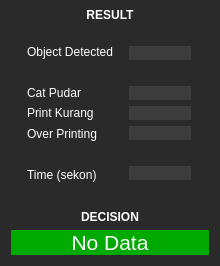
              <widget class="QFrame" name="frame_23">
               <property name="minimumSize">
                <size>
                 <width>170</width>
                 <height>0</height>
                </size>
               </property>
               <property name="maximumSize">
                <size>
                 <width>300</width>
                 <height>16777215</height>
                </size>
               </property>
               <property name="styleSheet">
                <string notr="true">background-color: rgb(42,42,42);
border-radius: 10px;
color: rgb(255, 255, 255);</string>
               </property>
               <property name="frameShape">
                <enum>QFrame::StyledPanel</enum>
               </property>
               <property name="frameShadow">
                <enum>QFrame::Raised</enum>
               </property>
               <layout class="QVBoxLayout" name="verticalLayout_8">
                <property name="topMargin">
                 <number>5</number>
                </property>
                <item>
                 <widget class="QFrame" name="frame_25">
                  <property name="maximumSize">
                   <size>
                    <width>16777215</width>
                    <height>250</height>
                   </size>
                  </property>
                  <property name="frameShape">
                   <enum>QFrame::StyledPanel</enum>
                  </property>
                  <property name="frameShadow">
                   <enum>QFrame::Raised</enum>
                  </property>
                  <layout class="QVBoxLayout" name="verticalLayout_10">
                   <property name="topMargin">
                    <number>3</number>
                   </property>
                   <property name="bottomMargin">
                    <number>0</number>
                   </property>
                   <item>
                    <widget class="QFrame" name="frame_26">
                     <property name="maximumSize">
                      <size>
                       <width>16777215</width>
                       <height>30</height>
                      </size>
                     </property>
                     <property name="frameShape">
                      <enum>QFrame::StyledPanel</enum>
                     </property>
                     <property name="frameShadow">
                      <enum>QFrame::Raised</enum>
                     </property>
                     <layout class="QHBoxLayout" name="horizontalLayout_15">
                      <property name="spacing">
                       <number>0</number>
                      </property>
                      <property name="leftMargin">
                       <number>0</number>
                      </property>
                      <property name="topMargin">
                       <number>0</number>
                      </property>
                      <property name="rightMargin">
                       <number>0</number>
                      </property>
                      <property name="bottomMargin">
                       <number>0</number>
                      </property>
                      <item>
                       <widget class="QLabel" name="label_16">
                        <property name="maximumSize">
                         <size>
                          <width>16777215</width>
                          <height>25</height>
                         </size>
                        </property>
                        <property name="font">
                         <font>
                          <pointsize>9</pointsize>
                          <weight>75</weight>
                          <bold>true</bold>
                         </font>
                        </property>
                        <property name="text">
                         <string>RESULT</string>
                        </property>
                        <property name="alignment">
                         <set>Qt::AlignCenter</set>
                        </property>
                       </widget>
                      </item>
                     </layout>
                    </widget>
                   </item>
                   <item>
                    <widget class="QFrame" name="frame_27">
                     <property name="frameShape">
                      <enum>QFrame::StyledPanel</enum>
                     </property>
                     <property name="frameShadow">
                      <enum>QFrame::Raised</enum>
                     </property>
                     <layout class="QHBoxLayout" name="horizontalLayout_17">
                      <property name="spacing">
                       <number>9</number>
                      </property>
                      <property name="leftMargin">
                       <number>0</number>
                      </property>
                      <property name="rightMargin">
                       <number>0</number>
                      </property>
                      <item>
                       <widget class="QFrame" name="frame_28">
                        <property name="frameShape">
                         <enum>QFrame::StyledPanel</enum>
                        </property>
                        <property name="frameShadow">
                         <enum>QFrame::Raised</enum>
                        </property>
                        <layout class="QHBoxLayout" name="horizontalLayout_16">
                         <property name="spacing">
                          <number>0</number>
                         </property>
                         <property name="leftMargin">
                          <number>0</number>
                         </property>
                         <property name="topMargin">
                          <number>0</number>
                         </property>
                         <property name="rightMargin">
                          <number>0</number>
                         </property>
                         <property name="bottomMargin">
                          <number>0</number>
                         </property>
                         <item>
                          <widget class="QFrame" name="frame_29">
                           <property name="minimumSize">
                            <size>
                             <width>100</width>
                             <height>0</height>
                            </size>
                           </property>
                           <property name="maximumSize">
                            <size>
                             <width>180</width>
                             <height>16777215</height>
                            </size>
                           </property>
                           <property name="styleSheet">
                            <string notr="true">background-color: rgb(42,42,42);
color: rgb(255, 255, 255);</string>
                           </property>
                           <property name="frameShape">
                            <enum>QFrame::StyledPanel</enum>
                           </property>
                           <property name="frameShadow">
                            <enum>QFrame::Raised</enum>
                           </property>
                           <layout class="QVBoxLayout" name="verticalLayout_11">
                            <property name="spacing">
                             <number>5</number>
                            </property>
                            <property name="leftMargin">
                             <number>7</number>
                            </property>
                            <property name="topMargin">
                             <number>7</number>
                            </property>
                            <property name="rightMargin">
                             <number>3</number>
                            </property>
                            <property name="bottomMargin">
                             <number>7</number>
                            </property>
                            <item>
                             <widget class="QLabel" name="label_32">
                              <property name="font">
                               <font>
                                <pointsize>9</pointsize>
                               </font>
                              </property>
                              <property name="styleSheet">
                               <string notr="true">color: rgb(255, 255, 255);</string>
                              </property>
                              <property name="text">
                               <string>Object Detected</string>
                              </property>
                              <property name="alignment">
                               <set>Qt::AlignLeading|Qt::AlignLeft|Qt::AlignVCenter</set>
                              </property>
                             </widget>
                            </item>
                            <item>
                             <widget class="QLabel" name="label_33">
                              <property name="font">
                               <font>
                                <pointsize>9</pointsize>
                               </font>
                              </property>
                              <property name="styleSheet">
                               <string notr="true">color: rgb(255, 255, 255);</string>
                              </property>
                              <property name="text">
                               <string/>
                              </property>
                              <property name="alignment">
                               <set>Qt::AlignLeading|Qt::AlignLeft|Qt::AlignVCenter</set>
                              </property>
                             </widget>
                            </item>
                            <item>
                             <widget class="QLabel" name="label_35">
                              <property name="font">
                               <font>
                                <pointsize>9</pointsize>
                               </font>
                              </property>
                              <property name="styleSheet">
                               <string notr="true">color: rgb(255, 255, 255);
</string>
                              </property>
                              <property name="text">
                               <string>Cat Pudar</string>
                              </property>
                              <property name="alignment">
                               <set>Qt::AlignLeading|Qt::AlignLeft|Qt::AlignVCenter</set>
                              </property>
                             </widget>
                            </item>
                            <item>
                             <widget class="QLabel" name="label_34">
                              <property name="font">
                               <font>
                                <pointsize>9</pointsize>
                               </font>
                              </property>
                              <property name="styleSheet">
                               <string notr="true">color: rgb(255, 255, 255);</string>
                              </property>
                              <property name="text">
                               <string>Print Kurang</string>
                              </property>
                              <property name="alignment">
                               <set>Qt::AlignLeading|Qt::AlignLeft|Qt::AlignVCenter</set>
                              </property>
                             </widget>
                            </item>
                            <item>
                             <widget class="QLabel" name="label_30">
                              <property name="font">
                               <font>
                                <pointsize>9</pointsize>
                               </font>
                              </property>
                              <property name="styleSheet">
                               <string notr="true">color: rgb(255, 255, 255);</string>
                              </property>
                              <property name="text">
                               <string>Over Printing</string>
                              </property>
                              <property name="alignment">
                               <set>Qt::AlignLeading|Qt::AlignLeft|Qt::AlignVCenter</set>
                              </property>
                             </widget>
                            </item>
                            <item>
                             <widget class="QLabel" name="label_31">
                              <property name="font">
                               <font>
                                <pointsize>9</pointsize>
                               </font>
                              </property>
                              <property name="styleSheet">
                               <string notr="true">color: rgb(255, 255, 255);</string>
                              </property>
                              <property name="text">
                               <string/>
                              </property>
                              <property name="alignment">
                               <set>Qt::AlignLeading|Qt::AlignLeft|Qt::AlignVCenter</set>
                              </property>
                             </widget>
                            </item>
                            <item>
                             <widget class="QLabel" name="label_36">
                              <property name="font">
                               <font>
                                <pointsize>9</pointsize>
                               </font>
                              </property>
                              <property name="styleSheet">
                               <string notr="true">color: rgb(255, 255, 255);</string>
                              </property>
                              <property name="text">
                               <string>Time (sekon)</string>
                              </property>
                              <property name="alignment">
                               <set>Qt::AlignLeading|Qt::AlignLeft|Qt::AlignVCenter</set>
                              </property>
                             </widget>
                            </item>
                           </layout>
                          </widget>
                         </item>
                         <item>
                          <widget class="QFrame" name="frame_32">
                           <property name="minimumSize">
                            <size>
                             <width>80</width>
                             <height>0</height>
                            </size>
                           </property>
                           <property name="maximumSize">
                            <size>
                             <width>100</width>
                             <height>16777215</height>
                            </size>
                           </property>
                           <property name="frameShape">
                            <enum>QFrame::StyledPanel</enum>
                           </property>
                           <property name="frameShadow">
                            <enum>QFrame::Raised</enum>
                           </property>
                           <layout class="QVBoxLayout" name="verticalLayout_12">
                            <item>
                             <widget class="QLabel" name="label_objek">
                              <property name="font">
                               <font>
                                <pointsize>9</pointsize>
                               </font>
                              </property>
                              <property name="styleSheet">
                               <string notr="true">color: rgb(255, 255, 255);
background-color: rgb(61, 61, 61);</string>
                              </property>
                              <property name="text">
                               <string/>
                              </property>
                              <property name="alignment">
                               <set>Qt::AlignCenter</set>
                              </property>
                             </widget>
                            </item>
                            <item>
                             <widget class="QLabel" name="label_37">
                              <property name="font">
                               <font>
                                <pointsize>9</pointsize>
                               </font>
                              </property>
                              <property name="styleSheet">
                               <string notr="true">color: rgb(255, 255, 255);</string>
                              </property>
                              <property name="text">
                               <string/>
                              </property>
                              <property name="alignment">
                               <set>Qt::AlignLeading|Qt::AlignLeft|Qt::AlignVCenter</set>
                              </property>
                             </widget>
                            </item>
                            <item>
                             <widget class="QLabel" name="label_pudar">
                              <property name="font">
                               <font>
                                <pointsize>9</pointsize>
                               </font>
                              </property>
                              <property name="styleSheet">
                               <string notr="true">color: rgb(255, 255, 255);
background-color: rgb(61, 61, 61);</string>
                              </property>
                              <property name="text">
                               <string/>
                              </property>
                              <property name="alignment">
                               <set>Qt::AlignCenter</set>
                              </property>
                             </widget>
                            </item>
                            <item>
                             <widget class="QLabel" name="label_kurang">
                              <property name="font">
                               <font>
                                <pointsize>9</pointsize>
                               </font>
                              </property>
                              <property name="styleSheet">
                               <string notr="true">color: rgb(255, 255, 255);
background-color: rgb(61, 61, 61);</string>
                              </property>
                              <property name="text">
                               <string/>
                              </property>
                              <property name="alignment">
                               <set>Qt::AlignCenter</set>
                              </property>
                             </widget>
                            </item>
                            <item>
                             <widget class="QLabel" name="label_over">
                              <property name="font">
                               <font>
                                <pointsize>9</pointsize>
                               </font>
                              </property>
                              <property name="styleSheet">
                               <string notr="true">color: rgb(255, 255, 255);
background-color: rgb(61, 61, 61);</string>
                              </property>
                              <property name="text">
                               <string/>
                              </property>
                              <property name="alignment">
                               <set>Qt::AlignCenter</set>
                              </property>
                             </widget>
                            </item>
                            <item>
                             <widget class="QLabel" name="label_43">
                              <property name="font">
                               <font>
                                <pointsize>9</pointsize>
                               </font>
                              </property>
                              <property name="styleSheet">
                               <string notr="true">color: rgb(255, 255, 255);</string>
                              </property>
                              <property name="text">
                               <string/>
                              </property>
                              <property name="alignment">
                               <set>Qt::AlignLeading|Qt::AlignLeft|Qt::AlignVCenter</set>
                              </property>
                             </widget>
                            </item>
                            <item>
                             <widget class="QLabel" name="label_waktu">
                              <property name="font">
                               <font>
                                <pointsize>9</pointsize>
                               </font>
                              </property>
                              <property name="styleSheet">
                               <string notr="true">color: rgb(255, 255, 255);
background-color: rgb(61, 61, 61);</string>
                              </property>
                              <property name="text">
                               <string/>
                              </property>
                              <property name="alignment">
                               <set>Qt::AlignCenter</set>
                              </property>
                             </widget>
                            </item>
                           </layout>
                          </widget>
                         </item>
                        </layout>
                       </widget>
                      </item>
                     </layout>
                    </widget>
                   </item>
                  </layout>
                 </widget>
                </item>
                <item>
                 <widget class="QFrame" name="frame_24">
                  <property name="maximumSize">
                   <size>
                    <width>16777215</width>
                    <height>130</height>
                   </size>
                  </property>
                  <property name="frameShape">
                   <enum>QFrame::StyledPanel</enum>
                  </property>
                  <property name="frameShadow">
                   <enum>QFrame::Raised</enum>
                  </property>
                  <layout class="QVBoxLayout" name="verticalLayout_9">
                   <property name="leftMargin">
                    <number>0</number>
                   </property>
                   <property name="topMargin">
                    <number>6</number>
                   </property>
                   <property name="rightMargin">
                    <number>0</number>
                   </property>
                   <property name="bottomMargin">
                    <number>0</number>
                   </property>
                   <item>
                    <widget class="QLabel" name="label_14">
                     <property name="maximumSize">
                      <size>
                       <width>16777215</width>
                       <height>25</height>
                      </size>
                     </property>
                     <property name="font">
                      <font>
                       <pointsize>9</pointsize>
                       <weight>75</weight>
                       <bold>true</bold>
                      </font>
                     </property>
                     <property name="text">
                      <string>DECISION</string>
                     </property>
                     <property name="alignment">
                      <set>Qt::AlignCenter</set>
                     </property>
                    </widget>
                   </item>
                   <item>
                    <widget class="QLabel" name="output_akhir">
                     <property name="maximumSize">
                      <size>
                       <width>16777215</width>
                       <height>130</height>
                      </size>
                     </property>
                     <property name="font">
                      <font>
                       <family>MS Shell Dlg 2</family>
                       <pointsize>16</pointsize>
                       <weight>50</weight>
                       <italic>false</italic>
                       <bold>false</bold>
                      </font>
                     </property>
                     <property name="styleSheet">
                      <string notr="true">border-radius: 30px;
color: rgb(255, 255, 255);
background-color: rgb(0, 170, 0);
font: 16pt &quot;MS Shell Dlg 2&quot;;</string>
                     </property>
                     <property name="text">
                      <string>No Data</string>
                     </property>
                     <property name="alignment">
                      <set>Qt::AlignCenter</set>
                     </property>
                    </widget>
                   </item>
                  </layout>
                 </widget>
                </item>
               </layout>
              </widget>
